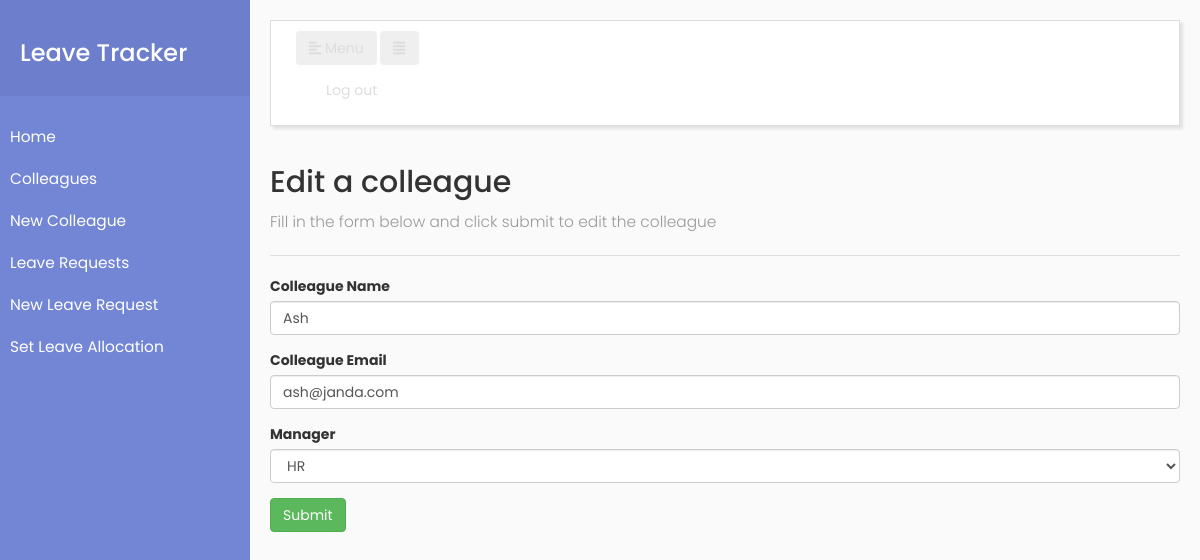
The page /colleagues/edit/57 on the database its author committed.
### tables this page shows
CREATE TABLE colleague (
                    id INTEGER NOT NULL PRIMARY KEY AUTOINCREMENT,
                    name TEXT NOT NULL,
                    email TEXT NOT NULL,
                    manager_id INTEGER,
                    FOREIGN KEY(manager_id) REFERENCES colleague(id)
                );

### app.py (the view, shortened to what this page needs)
@app.route('/colleagues/edit/<id>', methods=['GET', 'POST'])
def edit_colleague(id):
    colleagueinfo = get_colleague(id)
    form = EditColleagueForm(manager=colleagueinfo[0][2], name=colleagueinfo[0][0], email=colleagueinfo[0][1])
    managers = get_colleague_list()
    form.manager.choices = managers
    return render_template('edit_colleague.html', form=form, pages=generate_page_list())

### app.py
class EditColleagueForm(FlaskForm):
    name = StringField('Colleague Name', validators=[DataRequired()])
    email = StringField('Colleague Email', validators=[DataRequired()])
    manager = SelectField('Manager', choices=None, validators=[DataRequired()], validate_choice=False)
    submit = SubmitField('Submit')

### app.py (called while the page is built)
def generate_page_list():
    pages = [
        {"name": "Home", "url": url_for("index")},
        {"name": "Colleagues", "url": url_for("colleagues")},
        {"name": "New Colleague", "url": url_for("new_colleague")},
        {"name": "Leave Requests", "url": url_for("leave_requests")},
        {"name": "New Leave Request", "url": url_for("new_leave_request")},
        {"name": "Set Leave Allocation", "url": url_for("new_allocation")}
    ]
    return pages

### methods.py (called while the page is built)
def connect_to_db():
    db = None
    db = sl.connect(DATABASE)
    return db

def query_db(query, use_row_factory = False):
    conn = connect_to_db()
    if use_row_factory:
        conn.row_factory = sl.Row
    cur = conn.execute(query)
    conn.commit()
    rows = cur.fetchall()
    cur.close()
    conn.close()
    return rows

def get_colleague_list():
    query = f"""
                SELECT id,name
                FROM colleague
                ORDER BY LOWER(name);
            """
    colleagues = query_db(query)
    return colleagues

def get_colleague(id):
    query = f"""
                SELECT name
                     , email
                     , manager_id
                FROM colleague
                WHERE id = '{id}';
            """
    colleague = query_db(query)
    return colleague

### templates/edit_colleague.html (shortened to what this page needs)
{% extends "layout.html" %}
{% block header %}Edit a colleague{% endblock header%}
{% block explain %}Fill in the form below and click submit to edit the colleague{% endblock explain%}
{% block content %}{{ wtf.quick_form(form,button_map={'submit':'success'}) }}{% endblock content %}

### static/css/main.css (style rules this page uses)
body { font-family: 'Poppins', sans-serif; background: #fafafa; }

### rows shown on the page
colleague: name "Ash", email "ash@janda.com", manager "HR"

### other values the page prints
{{ page.name }} "Home" "Colleagues" "New Colleague" "Leave Requests" "New Leave Request" "Set Leave Allocation"
